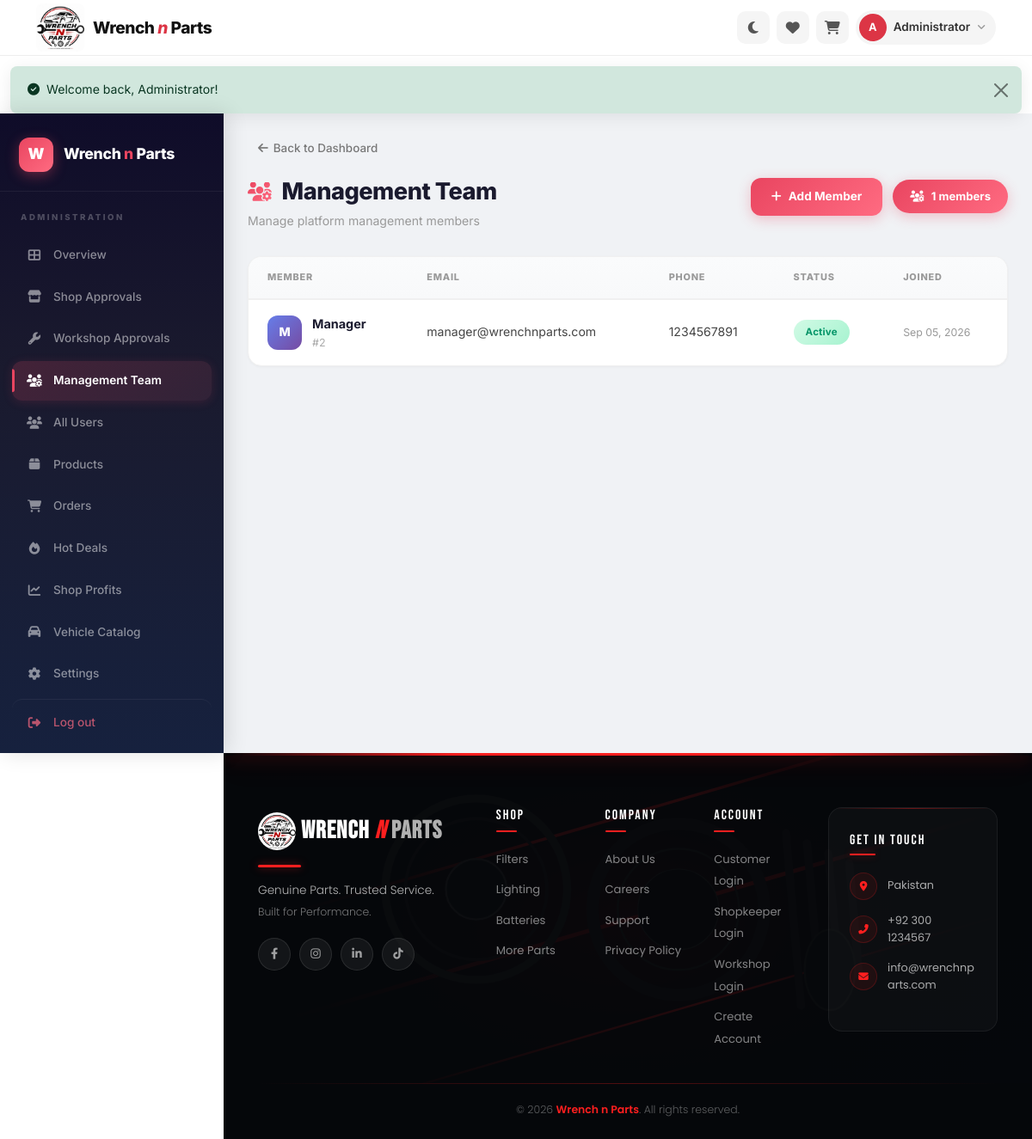
Page /legacy_php/admin/management-team.php (signed in) on the committed database.
### tables this page shows
CREATE TABLE users (
    user_id INT AUTO_INCREMENT PRIMARY KEY,
    name VARCHAR(100) NOT NULL,
    email VARCHAR(150) NOT NULL UNIQUE,
    password VARCHAR(255) NOT NULL,
    phone VARCHAR(20),
    address TEXT,
    role ENUM('customer','shopkeeper','workshop','admin','management') DEFAULT 'customer',
    status ENUM('pending','active','inactive','banned') DEFAULT 'pending',
    profile_image VARCHAR(255) DEFAULT NULL,
    created_at TIMESTAMP DEFAULT CURRENT_TIMESTAMP,
    updated_at TIMESTAMP DEFAULT CURRENT_TIMESTAMP ON UPDATE CURRENT_TIMESTAMP
);

### legacy_php/includes/config.php (called while the page is built, shortened)
<?php
$conn = new mysqli(DB_HOST, DB_USER, DB_PASS, DB_NAME);
$conn->set_charset("utf8mb4");
$conn->query("SET time_zone = '+05:00'");
if (!isset($_SESSION['user_id'])) {
    $logged_in = false;
    $current_user = null;
} else {
    $stmt = $conn->prepare("SELECT * FROM users WHERE user_id = ?");
    $stmt->bind_param("i", $_SESSION['user_id']);
    $stmt->execute();
    $result = $stmt->get_result();
    $current_user = $result->fetch_assoc();
    $logged_in = true;
}
function getFlash() {
    if (isset($_SESSION['flash'])) {
        $flash = $_SESSION['flash'];
        return $flash;
    }
    return null;
}
?>

### legacy_php/admin/management-team.php (the view, shortened to what this page needs)
<?php
require_once __DIR__ . '/../includes/config.php';
$members = $conn->query("SELECT * FROM users WHERE role = 'management' ORDER BY created_at DESC")->fetch_all(MYSQLI_ASSOC);
include __DIR__ . '/../includes/header.php';
?>
<div class="admin-layout">
    <?php include __DIR__ . '/../includes/admin-sidebar.php'; ?>
    <main class="admin-main">
        <a href="dashboard.php" class="admin-back-link"><i class="fas fa-arrow-left"></i> Back to Dashboard</a>
        <div class="admin-header">
            <div>
                <h2 class="admin-page-title"><i class="fas fa-users-cog"></i> Management Team</h2>
                <p class="admin-page-subtitle">Manage platform management members</p>
            </div>
            <div class="admin-header-actions">
                <a href="users.php?role=management" class="btn-admin-red"><i class="fas fa-plus"></i> Add Member</a>
                <span class="admin-count-badge"><i class="fas fa-users-cog"></i> <?php echo count($members); ?> members</span>
            </div>
        </div>
        <div class="admin-card">
            <div class="admin-card-body p-0">
                <div class="admin-table-responsive">
                    <?php if (empty($members)): ?>
                        <div class="admin-empty-state">
                            <i class="fas fa-users-cog"></i>
                            <h4>No management members</h4>
                            <p>No users with management role found</p>
                        </div>
                    <?php else: ?>
                        <table class="admin-table">
                            <thead>
                                <tr>
                                    <th>Member</th>
                                    <th>Email</th>
                                    <th>Phone</th>
                                    <th>Status</th>
                                    <th>Joined</th>
                                </tr>
                            </thead>
                            <tbody>
                                <?php foreach ($members as $i => $member): ?>
                                    <tr>
                                        <td>
                                            <div class="cell-user">
                                                <div class="cell-avatar avatar-c<?php echo ($i % 5) + 1; ?>"><?php echo strtoupper(substr($member['name'], 0, 1)); ?></div>
                                                <div>
                                                    <div class="cell-info-name"><?php echo htmlspecialchars($member['name']); ?></div>
                                                    <div class="cell-info-sub">#<?php echo $member['user_id']; ?></div>
                                                </div>
                                            </div>
                                        </td>
                                        <td><?php echo htmlspecialchars($member['email']); ?></td>
                                        <td><?php echo htmlspecialchars($member['phone'] ?? 'N/A'); ?></td>
                                        <td>
                                            <span class="status-pill status-<?php echo $member['status'] ?? 'active'; ?>">
                                                <?php echo ucfirst($member['status'] ?? 'Active'); ?>
                                            </span>
                                        </td>
                                        <td><small style="color:#999;"><?php echo date('M d, Y', strtotime($member['created_at'])); ?></small></td>
                                    </tr>
                                <?php endforeach; ?>
                            </tbody>
                        </table>
                    <?php endif; ?>
                </div>
            </div>
        </div>
    </main>
</div>

### legacy_php/includes/header.php (shortened to what this page needs)
<!DOCTYPE html>
<html lang="en">
<head>
    <link href="https://cdn.jsdelivr.net/npm/bootstrap@5.3.0/dist/css/bootstrap.min.css" rel="stylesheet">
    <link href="https://cdnjs.cloudflare.com/ajax/libs/font-awesome/6.4.0/css/all.min.css" rel="stylesheet">
    <link href="<?php echo SITE_URL; ?>/css/style.css?v=<?php echo filemtime(__DIR__ . '/../css/style.css'); ?>" rel="stylesheet" id="theme-css">
    <?php
    $isAdmin = isset($_SERVER['PHP_SELF']) && (strpos($_SERVER['PHP_SELF'], '/admin/') !== false || strpos($_SERVER['PHP_SELF'], '/management/') !== false);
    if ($isAdmin):
    ?>
    <link href="<?php echo SITE_URL; ?>/css/admin.css" rel="stylesheet">
    <?php endif; ?>
    <link href="<?php echo SITE_URL; ?>/css/responsive.css?v=<?php echo filemtime(__DIR__ . '/../css/responsive.css'); ?>" rel="stylesheet">
</head>
<body>
<header class="wnp-header" id="wnpHeader">
    <div class="container">
        <div class="wnp-header-inner">
            <a class="wnp-logo" href="<?php echo SITE_URL; ?>/index.php" id="wnpLogoLink">
                <img src="<?php echo SITE_URL; ?>/uploads/logo.png" alt="Wrench n Parts" class="wnp-logo-img" id="wnpLogoImg">
                <span class="wnp-logo-text">Wrench <span class="wnp-logo-accent">n</span> Parts</span>
            </a>
            <div class="wnp-header-right">
                <button id="theme-toggle" class="wnp-icon-btn" title="Toggle theme">
                    <i class="fas fa-moon"></i>
                </button>
                <?php if ($logged_in): ?>
                    <a class="wnp-icon-btn" href="<?php echo SITE_URL; ?>/customer/wishlist.php" title="Wishlist">
                        <i class="fas fa-heart"></i>
                    </a>
                    <a class="wnp-icon-btn" href="<?php echo SITE_URL; ?>/cart.php" title="Cart">
                        <i class="fas fa-shopping-cart"></i>
                    </a>
                    <div class="wnp-user-menu">
                        <button class="wnp-user-trigger" data-bs-toggle="dropdown">
                            <span class="wnp-user-circle"><?php echo strtoupper(substr($current_user['name'], 0, 1)); ?></span>
                            <span class="wnp-user-text"><?php echo htmlspecialchars($current_user['name']); ?></span>
                            <i class="fas fa-angle-down"></i>
                        </button>
                    </div>
                <?php endif; ?>
            </div>
        </div>
    </div>
</header>
<?php
$flash = getFlash();
if ($flash): ?>
<div class="flash-container">
    <div class="alert alert-<?php echo $flash['type']; ?> alert-dismissible fade show alert-modern" role="alert">
        <div class="d-flex align-items-center">
            <i class="fas fa-<?php echo $flash['type'] === 'success' ? 'check-circle' : ($flash['type'] === 'danger' ? 'exclamation-circle' : 'info-circle'); ?> me-2"></i>
            <?php echo htmlspecialchars($flash['message']); ?>
        </div>
        <button type="button" class="btn-close" data-bs-dismiss="alert"></button>
    </div>
</div>
<?php endif; ?>

### css/admin.css (style rules this page uses)
*, *::before, *::after { box-sizing: border-box; }
.admin-layout { display: flex; min-height: calc(100vh - 56px); background: #f0f2f5; font-family: 'Inter', -apple-system, BlinkMacSystemFont, sans-serif; }
.admin-main { margin-left: 260px; flex: 1; padding: 30px 36px 70px; max-width: calc(100% - 260px); animation: fadeSlideIn 0.4s ease-out; }
.admin-back-link { color: #777; text-decoration: none; font-size: 0.84rem; font-weight: 500; display: inline-flex; align-items: center; gap: 6px; margin-bottom: 18px; padding: 6px 12px; border-radius: 8px; transition: all 0.2s; }
.admin-header { display: flex; justify-content: space-between; align-items: flex-start; margin-bottom: 30px; flex-wrap: wrap; gap: 16px; }
.admin-page-title { font-size: 1.7rem; font-weight: 800; color: #1a1a2e; margin: 0; display: flex; align-items: center; gap: 12px; letter-spacing: -0.5px; }
.admin-page-title i { background: linear-gradient(135deg, #e94560, #ff6b81); -webkit-background-clip: text; -webkit-text-fill-color: transparent; background-clip: text; font-size: 1.4rem; }
.admin-page-subtitle { font-size: 0.88rem; color: #999; margin: 6px 0 0; font-weight: 400; }
.admin-header-actions { display: flex; align-items: center; gap: 12px; flex-wrap: wrap; }
.admin-count-badge { background: linear-gradient(135deg, #e94560, #ff6b81); color: #fff; padding: 9px 20px; border-radius: 50px; font-size: 0.82rem; font-weight: 700; display: inline-flex; align-items: center; gap: 8px; box-shadow: 0 4px 15px rgba(233,69,96,0.3); animation: pulseGlow 2s infinite; }
.btn-admin-red { background: linear-gradient(135deg, #e94560, #ff6b81); color: white; border: none; padding: 11px 24px; border-radius: 12px; font-size: 0.85rem; font-weight: 700; text-decoration: none; display: inline-flex; align-items: center; gap: 8px; transition: all 0.3s cubic-bezier(.4,0,.2,1); box-shadow: 0 4px 15px rgba(233,69,96,0.3); position: relative; overflow: hidden; }
.btn-admin-red::after { content: ''; position: absolute; top: 50%; left: 50%; width: 0; height: 0; background: rgba(255,255,255,0.2); border-radius: 50%; transition: width 0.4s, height 0.4s; transform: translate(-50%, -50%); }
.admin-card { background: white; border-radius: 16px; border: 1px solid #f0f0f0; margin-bottom: 24px; overflow: hidden; box-shadow: 0 1px 3px rgba(0,0,0,0.04); transition: box-shadow 0.3s; }
.admin-card-body { padding: 24px 26px; }
.admin-card-body.p-0 { padding: 0; }
.admin-table-responsive { overflow-x: auto; -webkit-overflow-scrolling: touch; }
.admin-table { width: 100%; border-collapse: collapse; }
.admin-table thead th { padding: 15px 22px; font-size: 0.68rem; font-weight: 800; letter-spacing: 0.8px; color: #999; text-transform: uppercase; text-align: left; border-bottom: 2px solid #f0f0f0; background: linear-gradient(180deg, #fafbfc 0%, #f8f9fa 100%); white-space: nowrap; }
.admin-table tbody td { padding: 16px 22px; font-size: 0.88rem; border-bottom: 1px solid #f5f5f5; color: #444; vertical-align: middle; transition: background 0.15s; }
.admin-table tbody tr { transition: all 0.2s; }
.admin-table tbody tr:last-child td { border-bottom: none; }
.cell-user { display: flex; align-items: center; gap: 12px; }
.cell-avatar { width: 40px; height: 40px; border-radius: 12px; display: flex; align-items: center; justify-content: center; font-weight: 800; font-size: 14px; color: #fff; flex-shrink: 0; transition: transform 0.25s; }
.avatar-c1 { background: linear-gradient(135deg, #667eea, #764ba2); }
.cell-info-name { font-weight: 700; color: #1a1a2e; font-size: 0.9rem; }
.cell-info-sub { font-size: 0.78rem; color: #aaa; margin-top: 1px; }
.status-pill { padding: 5px 14px; border-radius: 50px; font-size: 0.72rem; font-weight: 700; display: inline-flex; align-items: center; gap: 5px; text-transform: capitalize; letter-spacing: 0.2px; }
.status-active { background: linear-gradient(135deg, #d1fae5, #a7f3d0); color: #059669; }

### rows in the picture
users: name "A", name "Administrator"
users: name "M", name "Manager", user_id "2", email "manager@wrenchnparts.com", phone "1234567891", status "Active", created_at "Sep 05, 2026"

### other values in the picture
$flash['message'] "Welcome back, Administrator!"
count($members) "1"
